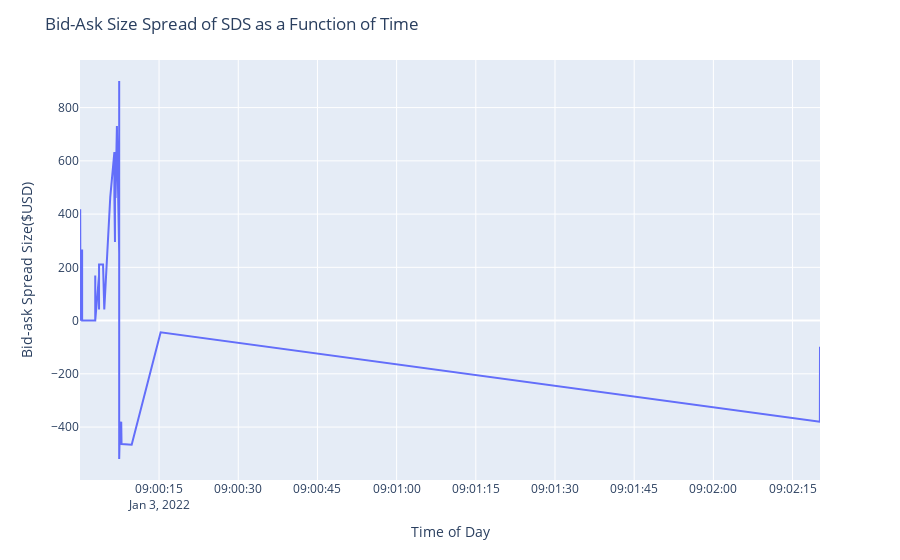

Notebook code cell kept with this figure:
### Code cell
#Bid Ask Spread Analysis
#Quote Analysis
#Reference Alpaca API and Create General Bid Ask Chart Structures
#Uses plotly express for a quick plot, x axis needs debugging
from dotenv import load_dotenv
import plotly.graph_objects as go
import plotly.express as px
import mplcyberpunk
import matplotlib as plt
import alpaca_trade_api as api
import os
%matplotlib nbagg

plt.style.use('cyberpunk')

ALPACA_KEY_ID, ALPACA_SECRETS_KEY = "",""

def set_vars(secrets_file='a.env'):
    global ALPACA_KEY_ID, ALPACA_SECRETS_KEY
    with open(f"{secrets_file}", 'r') as file:
        contents = file.read()
        env_vars = contents.replace('export ', '').split("\n")
        ALPACA_KEY_ID = env_vars[0].split("=")[1]
        ALPACA_SECRETS_KEY = env_vars[1].split("=")[1]
set_vars()
alpaca = api.REST(ALPACA_KEY_ID, ALPACA_SECRETS_KEY)
# Setting parameters before calling method



# Setting parameters for method call
symbol = "SDS"
start = "2022-01-01T14:30:00Z"
end = "2023-04-24T21:00:00Z"
limit = 50
# Get Shopify quotes in a dataframe and print the first 5 rows
get_values = alpaca.get_quotes(symbol, start, end, limit).df
quotes_spread = get_values["ask_size"] - get_values["bid_size"]
spread_plot = px.line(get_values, x=get_values.index, y=quotes_spread)
spread_plot.update_layout(
    title="Bid-Ask Size Spread of " + symbol + " as a Function of Time",
    xaxis_title="Time of Day",
    yaxis_title="Bid-ask Spread Size($USD)"
)
spread_plot.show()

### Figure 1 — Plotly figure (JSON) as saved in the notebook; plotly's stock layout.template omitted (floating-point values rounded to 4 significant figures)
{"data": [{"hovertemplate": "timestamp=%{x}<br>y=%{y}<extra></extra>", "legendgroup": "", "line": {"color": "#636efa", "dash": "solid"}, "marker": {"symbol": "circle"}, "mode": "lines", "name": "", "orientation": "v", "showlegend": false, "type": "scatter", "x": ["2022-01-03T09:00:00.023193+00:00", "2022-01-03T09:00:00.023193+00:00", "2022-01-03T09:00:00.023345+00:00", "2022-01-03T09:00:00.023400+00:00", "2022-01-03T09:00:00.023525+00:00", "2022-01-03T09:00:00.030384+00:00", "2022-01-03T09:00:00.058738+00:00", "2022-01-03T09:00:00.058943+00:00", "2022-01-03T09:00:00.099899+00:00", "2022-01-03T09:00:00.112006+00:00", "2022-01-03T09:00:00.112160+00:00", "2022-01-03T09:00:00.424523+00:00", "2022-01-03T09:00:00.424523+00:00", "2022-01-03T09:00:00.424606+00:00", "2022-01-03T09:00:00.428079+00:00", "2022-01-03T09:00:02.909580+00:00", "2022-01-03T09:00:02.909654+00:00", "2022-01-03T09:00:02.909711+00:00", "2022-01-03T09:00:03.630482+00:00", "2022-01-03T09:00:03.630588+00:00", "2022-01-03T09:00:03.630621+00:00", "2022-01-03T09:00:03.630678+00:00", "2022-01-03T09:00:04.390097+00:00", "2022-01-03T09:00:04.622134+00:00", "2022-01-03T09:00:05.755881+00:00", "2022-01-03T09:00:06.535293+00:00", "2022-01-03T09:00:06.535347+00:00", "2022-01-03T09:00:06.535352+00:00", "2022-01-03T09:00:06.649401+00:00", "2022-01-03T09:00:06.649405+00:00", "2022-01-03T09:00:06.758974+00:00", "2022-01-03T09:00:07.013516+00:00", "2022-01-03T09:00:07.447245+00:00", "2022-01-03T09:00:07.447254+00:00", "2022-01-03T09:00:07.447257+00:00", "2022-01-03T09:00:07.447269+00:00", "2022-01-03T09:00:07.447296+00:00", "2022-01-03T09:00:07.447324+00:00", "2022-01-03T09:00:07.447602+00:00", "2022-01-03T09:00:07.447653+00:00", "2022-01-03T09:00:07.552594+00:00", "2022-01-03T09:00:07.552746+00:00", "2022-01-03T09:00:07.831560+00:00", "2022-01-03T09:00:07.891497+00:00", "2022-01-03T09:00:09.812096+00:00", "2022-01-03T09:00:15.299288+00:00", "2022-01-03T09:02:20.175743+00:00", "2022-01-03T09:02:20.175750+00:00", "2022-01-03T09:02:20.192489+00:00", "2022-01-03T09:02:20.199462+00:00"], "xaxis": "x", "y": [-1, 0, 38, 38, 80, 265, 263, 418, 151, 109, 0, 253, 0, 267, 0, 0, 169, 0, 169, 42, 169, 211, 211, 42, 464, 633, 633, 464, 295, 464, 464, 731, 253, 900, 731, -520, 773, 773, -56, -478, -253, -422, -380, -464, -466, -44, -380, -213, -267, -98], "yaxis": "y"}], "layout": {"legend": {"tracegroupgap": 0}, "margin": {"t": 60}, "title": {"text": "Bid-Ask Size Spread of SDS as a Function of Time"}, "xaxis": {"anchor": "y", "domain": [0, 1], "title": {"text": "Time of Day"}}, "yaxis": {"anchor": "x", "domain": [0, 1], "title": {"text": "Bid-ask Spread Size($USD)"}}}}
